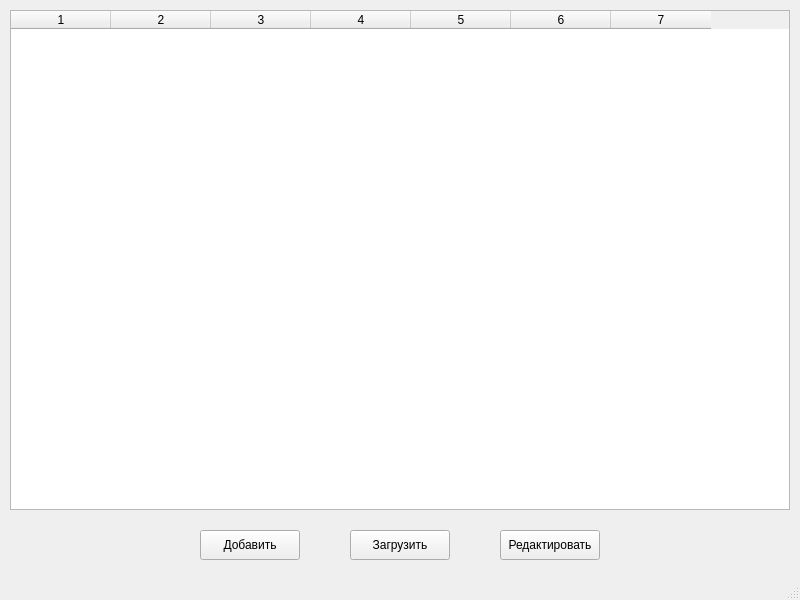
<?xml version="1.0" encoding="UTF-8"?>
<ui version="4.0">
 <class>MainWindow</class>
 <widget class="QMainWindow" name="MainWindow">
  <property name="geometry">
   <rect>
    <x>0</x>
    <y>0</y>
    <width>800</width>
    <height>600</height>
   </rect>
  </property>
  <property name="windowTitle">
   <string>MainWindow</string>
  </property>
  <widget class="QWidget" name="centralwidget">

   <widget class="QTableWidget" name="coffeeTable">
    <property name="geometry">
     <rect>
      <x>10</x>
      <y>10</y>
      <width>780</width>
      <height>500</height>
     </rect>
    </property>
    <property name="columnCount">
     <number>7</number>
    </property>
    <property name="rowCount">
     <number>0</number>
    </property>
    <property name="horizontalHeaderLabels">
     <stringlist>
      <string>ID</string>
      <string>Название сорта</string>
      <string>Степень обжарки</string>
      <string>Молотый/В зернах</string>
      <string>Описание вкуса</string>
      <string>Цена</string>
      <string>Объем упаковки</string>
     </stringlist>
    </property>
   </widget>

   <widget class="QPushButton" name="loadButton">
    <property name="geometry">
     <rect>
      <x>350</x>
      <y>530</y>
      <width>100</width>
      <height>30</height>
     </rect>
    </property>
    <property name="text">
     <string>Загрузить</string>
    </property>
   </widget>

   <widget class="QPushButton" name="addButton">
    <property name="geometry">
     <rect>
      <x>200</x>
      <y>530</y>
      <width>100</width>
      <height>30</height>
     </rect>
    </property>
    <property name="text">
     <string>Добавить</string>
    </property>
   </widget>

   <widget class="QPushButton" name="editButton">
    <property name="geometry">
     <rect>
      <x>500</x>
      <y>530</y>
      <width>100</width>
      <height>30</height>
     </rect>
    </property>
    <property name="text">
     <string>Редактировать</string>
    </property>
   </widget>

  </widget>
  <widget class="QMenuBar" name="menubar">
   <property name="geometry">
    <rect>
     <x>0</x>
     <y>0</y>
     <width>800</width>
     <height>21</height>
    </rect>
   </property>
  </widget>
  <widget class="QStatusBar" name="statusbar"/>
 </widget>
 <resources/>
 <connections/>
</ui>
